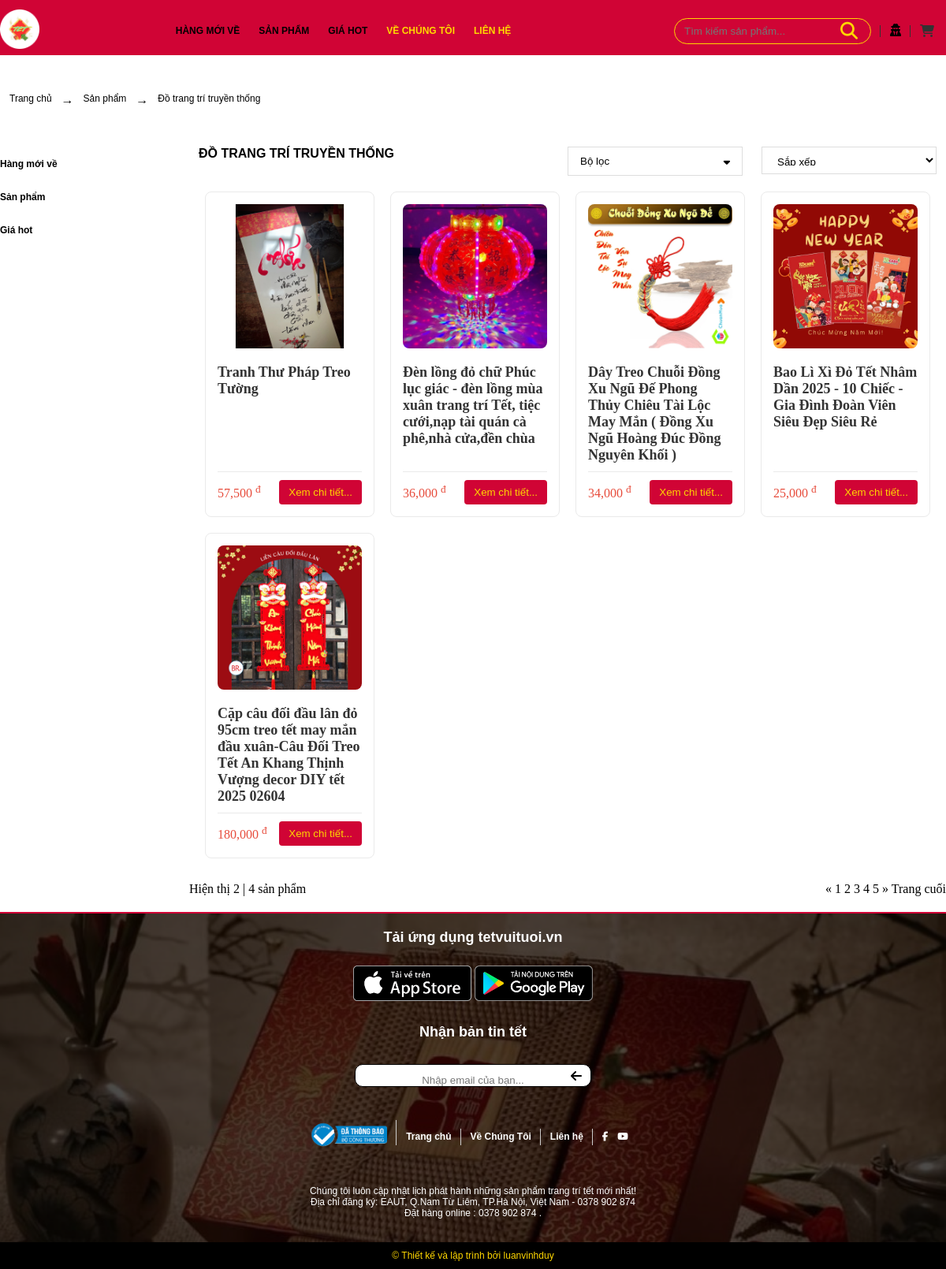
The app's page /cartegory.php?loaisanpham_id=28 with its own data.
### tables this page shows
CREATE TABLE IF NOT EXISTS `tbl_danhmuc` (
  `danhmuc_id` int NOT NULL AUTO_INCREMENT,
  `danhmuc_ten` varchar(255) NOT NULL,
  PRIMARY KEY (`danhmuc_id`)
);

CREATE TABLE IF NOT EXISTS `tbl_loaisanpham` (
  `loaisanpham_id` int NOT NULL AUTO_INCREMENT,
  `danhmuc_id` int NOT NULL,
  `loaisanpham_ten` varchar(255) NOT NULL,
  PRIMARY KEY (`loaisanpham_id`)
);

CREATE TABLE IF NOT EXISTS `tbl_sanpham` (
  `sanpham_id` int NOT NULL AUTO_INCREMENT,
  `sanpham_tieude` varchar(255) NOT NULL,
  `sanpham_ma` varchar(255) NOT NULL,
  `danhmuc_id` int NOT NULL,
  `loaisanpham_id` int NOT NULL,
  `color_id` int NOT NULL,
  `sanpham_gia` varchar(255) NOT NULL,
  `sanpham_chitiet` text NOT NULL,
  `sanpham_baoquan` text NOT NULL,
  `sanpham_anh` varchar(255) NOT NULL,
  PRIMARY KEY (`sanpham_id`)
);

### admin/lib/database.php (called while the page is built, shortened)
<?php
Class Database{
   public $host   = DB_HOST;
   public $user   = DB_USER;
   public $pass   = DB_PASS;
   public $dbname = DB_NAME;
   public $link;
private function connectDB(){
   $this->link = new mysqli($this->host, $this->user, $this->pass,
    $this->dbname);
 }
public function select($query){
  mysqli_set_charset($this->link,'UTF8');
  $result = $this->link->query($query) or
   die($this->link->error.__LINE__);
  if($result->num_rows > 0){
    return $result;
  } else {
    return false;
  }
 }
}

### class/index_class.php (called while the page is built, shortened)
<?php
 require_once(__ROOT__.'/admin/lib/database.php');
?>
<?php
 class index
 {
    private $db;
    public function __construct()
    {
        $this ->db = new Database();
    }
    public function get_loaisanpham($loaisanpham_id, $sort = '') {
        $query = "SELECT tbl_sanpham.*, tbl_danhmuc.danhmuc_ten, tbl_loaisanpham.loaisanpham_ten
                  FROM tbl_sanpham
                  INNER JOIN tbl_danhmuc ON tbl_sanpham.danhmuc_id = tbl_danhmuc.danhmuc_id
                  INNER JOIN tbl_loaisanpham ON tbl_sanpham.loaisanpham_id = tbl_loaisanpham.loaisanpham_id
                  WHERE tbl_sanpham.loaisanpham_id = '$loaisanpham_id'";
        if ($sort == 'asc') {
            $query .= " ORDER BY CAST(sanpham_gia AS UNSIGNED) ASC";
        } elseif ($sort == 'desc') {
            $query .= " ORDER BY CAST(sanpham_gia AS UNSIGNED) DESC";
        } else {
            $query .= " ORDER BY tbl_sanpham.sanpham_id DESC";
        }
        $result = $this->db->select($query);
        return $result;
    }
    public function get_loaisanphamA($loaisanpham_id){
        $query = "SELECT tbl_sanpham.*, tbl_danhmuc.danhmuc_ten,tbl_loaisanpham.loaisanpham_ten
        FROM tbl_sanpham INNER JOIN tbl_danhmuc ON tbl_sanpham.danhmuc_id = tbl_danhmuc.danhmuc_id
        INNER JOIN tbl_loaisanpham ON tbl_sanpham.loaisanpham_id = tbl_loaisanpham.loaisanpham_id
        WHERE tbl_sanpham.loaisanpham_id = '$loaisanpham_id'
        ORDER BY tbl_sanpham.sanpham_id DESC  ";
        $result = $this -> db ->select($query);
        return $result;
    }
    public function show_danhmuc(){
        $query = "SELECT * FROM tbl_danhmuc ORDER BY danhmuc_id";
        $result = $this -> db ->select($query);
        return $result;
    }
}
?>

### cartegory.php (the view, shortened to what this page needs)
<?php
include "header.php";
include "leftside.php"
?>
<?php
if (isset($_GET['loaisanpham_id']) || $_GET['loaisanpham_id'] != NULL) {
    $loaisanpham_id = $_GET['loaisanpham_id'];
}
$sort = isset($_GET['sort']) ? $_GET['sort'] : '';
$get_loaisanpham = $index->get_loaisanpham($loaisanpham_id, $sort);
?>
<!DOCTYPE html>
<html lang="en">
<head>
</head>
<body>
</body>
</html>
<div class="cartegory-right">
    <div class="cartegory-right-top row">
        <div class="cartegory-right-top-item ">
            <?php
                        $get_loaisanphamA = $index -> get_loaisanphamA($loaisanpham_id);
                        if($get_loaisanphamA){$result = $get_loaisanphamA ->fetch_assoc();}
                        ?>
            <p><?php if(isset($result['loaisanpham_ten'])) {echo $result['loaisanpham_ten'];}else {echo "Hiện tại chưa có loại sản phẩm nào";}?>
            </p>
        </div>
        <div class="cartegory-right-top-item">
            <button><span>Bộ lọc</span><i class="fas fa-sort-down"></i></button>
        </div>
        <div class="cartegory-right-top-item">
    <form id="sortForm" method="GET">
         <select name="sort" id="sort" onchange="this.form.submit();">
              <option value="">Sắp xếp</option>
         </select>
    </form>
</div>
    </div>
    <div class="cartegory-right-content row">
        <?php
                       if($get_loaisanpham){while($resultB = $get_loaisanpham ->fetch_assoc()){
                        ?>
        <div class="cartegory-right-content-item">
            <img src="admin/uploads/<?php echo $resultB['sanpham_anh']?>" alt="">
                <h1><?php echo $resultB['sanpham_tieude']?></h1>
                <div class="product-bottom">
        <p>
            <?php
                $resultA = number_format($resultB['sanpham_gia']);
                echo $resultA;
            ?>
            <sup>đ</sup>
        </p>
        <button class="themvaogiohang">
            <a href="product.php?sanpham_id=<?php echo $resultB['sanpham_id']?>">Xem chi tiết...</a>
        </button>
    </div>
        </div>
        <?php
                        }}
                        ?>
    </div>
    <div class="cartegory-right-bottom row">
        <div class="cartegory-right-bottom-items">
            <p>Hiện thị 2 <span>&#124;</span> 4 sản phẩm</p>
        </div>
        <div class="cartegory-right-bottom-items">
            <p><span>&#171;</span> 1 2 3 4 5 <span>&#187;</span> Trang cuối</p>
        </div>
    </div>
</div>
</div>
</div>
</section>
<?php
include "footer.php"
?>

### header.php (shortened to what this page needs)
<!DOCTYPE html>
<html lang="en">
<head>
</head>
<body>
</body>
</html>
<?php
include "class/index_class.php";
$index = new index;
?>
<!DOCTYPE html>
<html lang="en">
<head>
    <link rel="stylesheet" href="css/mainstyle.css">
</head>
<body>
    <section class="top">
        <div class="container">
            <div class="row">
                <div class="top-logo">
                    <a href="index.php"><img src="image/logo.png" style="width: 50px;" alt=""></a>
                </div>
                <div class="top-menu-items">
                    <ul>
                        <?php
                        $show_danhmuc = $index->show_danhmuc();
                        if($show_danhmuc){
                            while($result = $show_danhmuc->fetch_assoc()) {
                        ?>
                        <li>
                            <?php echo $result['danhmuc_ten'] ?>
                        </li>
                        <?php
                            }
                        }
                        ?>
                        <li><a href="vechungtoi.php" style="color: #FFD700; text-decoration: none;">Về chúng tôi</a></li>
                        <li><a href="lienhe.php" style="color: #FFD700; text-decoration: none;">Liên hệ</a></li>
                    </ul>
                </div>
                <div class="top-menu-icons">
                    <ul>
                        <li>
                            <form action="search.php" method="GET" class="search-form" style="position: relative; display: inline-block;">
                                <input type="text" name="query" placeholder="Tìm kiếm sản phẩm..."
                                    required style="padding: 8px 50px 8px 12px; border: 1px solid #FFD700; border-radius: 25px; outline: none; width: 250px;">
                                <button type="submit" style="position: absolute; right: 5px; top:5px; border: none; background: none; color: #FFD700; cursor: pointer;">
                                    <i class="fas fa-search" style="font-size: 22px;"></i>
                                </button>
                            </form>
                        </li>
                        <li>
                            <a href="admin/login.php" style="color: black; text-decoration: none;" title="Trang quản lý">
                                <i class="fas fa-user-secret"></i>
                            </a>
                        </li>
                        <li>
                            <a href="cart.php">
                                <i class="fas fa-shopping-cart"></i>
                            </a>
                        </li>
                    </ul>
                </div>
            </div>
        </div>
    </section>
</body>
</html>

### leftside.php (shortened to what this page needs)
<?php
if (isset($_GET['loaisanpham_id'])|| $_GET['loaisanpham_id']!=NULL){
    $loaisanpham_id = $_GET['loaisanpham_id'];
    }
?>
    <section class="cartegory">
        <div class="container">
            <div class="cartegory-top row">
                <?php
                 $get_loaisanphamA = $index -> get_loaisanphamA($loaisanpham_id);
                if($get_loaisanphamA){$result = $get_loaisanphamA ->fetch_assoc();}
                ?>
                <p><a style="color:#000000;" href="">Trang chủ</a></p> <span>&#8594;</span> <p><?php if(isset($result['danhmuc_ten'])){echo $result['danhmuc_ten'];} else {echo "Vui lòng thêm danh mục";}?>
            </p><span>&#8594;</span><p><?php if(isset($result['loaisanpham_ten'])){echo $result['loaisanpham_ten'];}else {echo "Vui lòng thêm loại sản phẩm";}?></p>
            </div>
        </div>
        <div class="container">
            <div class="row">
                <div class="cartegory-left">
                    <ul>
                    <?php
                        $show_danhmuc = $index ->show_danhmuc();
                        if($show_danhmuc){while($result = $show_danhmuc ->fetch_assoc()) {
                        ?>
                        <li class="cartegory-left-li"><a href="#"><?php echo $result['danhmuc_ten'] ?></a>
                        </li>
                        <?php
                        } }
                        ?>
                    </ul>
                </div>

### footer.php (shortened to what this page needs)
<section class="footer">
    <div class="footer-container">
        <p>Tải ứng dụng tetvuituoi.vn</p>
        <div class="app-google">
            <a href=""><img src="image/appstore.jpg" alt=""></a>
            <a href=""> <img src="image/googleplay.jpg" alt=""></a>
        </div>
        <p>Nhận bản tin tết</p>
        <div class="input-email">
            <input type="text" placeholder="Nhập email của bạn...">
            <i class="fas fa-arrow-left" style="color:black;"></i>
        </div>
        <div class="footer-items">
            <li><a href="#"><img src="image/dathongbao.png" alt=""></a></li>
            <li><a href="index.php">Trang chủ</a></li>
            <li><a href="vechungtoi.php">Về Chúng Tôi</a></li>
            <li><a href="lienhe.php">Liên hệ</a></li>
            <li><a href=""><i class="fab fa-facebook-f"></i></a><a href=""><i class="fab fa-youtube"></i></a></li>
        </div>
        <div class="footer-text">
            Chúng tôi luôn cập nhật lịch phát hành những sản phẩm trang trí tết mới nhất!<br>
            Địa chỉ đăng ký: EAUT, Q.Nam Từ Liêm, TP.Hà Nội, Việt Nam - 0378 902 874 <br>
            Đặt hàng online : 0378 902 874 .
        </div>
        <div class="footer-bottom">
        © Thiết kế và lập trình bởi luanvinhduy
        </div>
    </div>
</section>
</body>
</html>

### records on screen
tbl_danhmuc: danhmuc_ten "HÀNG MỚI VỀ", danhmuc_ten "Hàng mới về"
tbl_danhmuc: danhmuc_ten "SẢN PHẨM", danhmuc_ten "Sản phẩm"
tbl_danhmuc: danhmuc_ten "GIÁ HOT", danhmuc_ten "Giá hot"
tbl_loaisanpham: loaisanpham_ten "Đồ trang trí truyền thống", loaisanpham_ten "ĐỒ TRANG TRÍ TRUYỀN THỐNG"
tbl_sanpham: sanpham_anh (picture), sanpham_tieude "Tranh Thư Pháp Treo Tường", sanpham_gia "57,500"
tbl_sanpham: sanpham_anh (picture), sanpham_tieude "Đèn lồng đỏ chữ Phúc lục giác - đèn lồng mùa xuân trang trí Tết, tiệc cưới,nạp tài quán cà phê,nhà cửa,đền chùa", sanpham_gia "36,000"
tbl_sanpham: sanpham_anh (picture), sanpham_tieude "Dây Treo Chuỗi Đồng Xu Ngũ Đế Phong Thủy Chiêu Tài Lộc May Mắn ( Đồng Xu Ngũ Hoàng Đúc Đồng Nguyên Khối )", sanpham_gia "34,000"
tbl_sanpham: sanpham_anh (picture), sanpham_tieude "Bao Lì Xì Đỏ Tết Nhâm Dần 2025 - 10 Chiếc - Gia Đình Đoàn Viên Siêu Đẹp Siêu Rẻ", sanpham_gia "25,000"
tbl_sanpham: sanpham_anh (picture), sanpham_tieude "Cặp câu đối đầu lân đỏ 95cm treo tết may mắn đầu xuân-Câu Đối Treo Tết An Khang Thịnh Vượng decor DIY tết 2025 02604", sanpham_gia "180,000"
